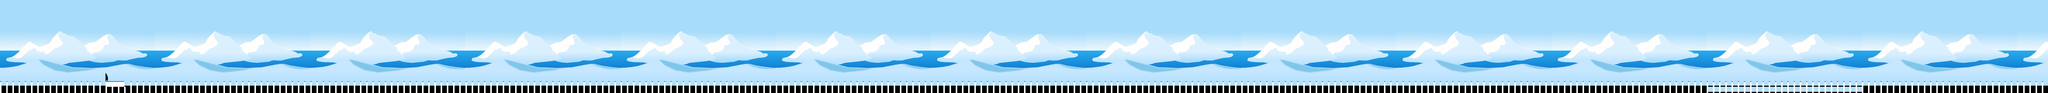

The image is a tile-based game level rendered from a .tmx file. Its description and source (layers, tilesets, objects; grid data summarised) follow:
An orthogonal 330x15 tile map with 32x32 px tiles, 2 tile layers (sky, ground) and 83 objects (26x t10, 18x mt20, 13x ground, 13x t5, 10x fence, ...).

<map version="1.0" orientation="orthogonal" renderorder="right-down" width="330" height="15" tilewidth="32" tileheight="32" nextobjectid="1">
 <tileset firstgid="1" name="antartica_tileset" tilewidth="32" tileheight="32">
  <image source="gfx/antartica_tileset.png" width="800" height="1300" />
 </tileset>
 <layer name="sky" width="330" height="15">
  <data>[4950 cells, 4950 non-empty, 356 distinct tile ids]</data>
 </layer>
 <layer name="ground" width="330" height="15">
  <data>[4950 cells, 4950 non-empty, 24 distinct tile ids]</data>
 </layer>
 <objectgroup name="Object Layer 1">
  <object id="3" name="ground" x="1" y="408" width="10558" height="71" />
  <object id="4" name="end" x="10316" y="1" width="242" height="403" />
  <object id="5" name="fence" x="656" y="340" width="27" height="67" />
  <object id="6" name="fence" x="1010" y="340" width="27" height="67" />
  <object id="8" name="ground" x="1267" y="108" width="133" height="53" />
  <object id="10" name="ground" x="1618" y="138" width="133" height="53" />
  <object id="11" name="ground" x="2227" y="139" width="133" height="53" />
  <object id="12" name="fence" x="2611" y="343" width="27" height="67" />
  <object id="13" name="ground" x="2867" y="140" width="133" height="53" />
  <object id="14" name="ground" x="3217" y="108" width="133" height="53" />
  <object id="15" name="fence" x="3634" y="341" width="27" height="67" />
  <object id="16" name="ground" x="4116" y="109" width="133" height="53" />
  <object id="17" name="fence" x="4626" y="345" width="27" height="67" />
  <object id="18" name="ground" x="5042" y="143" width="133" height="53" />
  <object id="19" name="ground" x="5553" y="109" width="133" height="53" />
  <object id="20" name="ground" x="5938" y="141" width="133" height="53" />
  <object id="21" name="fence" x="6385" y="341" width="27" height="67" />
  <object id="22" name="fence" x="6737" y="342" width="27" height="67" />
  <object id="23" name="fence" x="7059" y="343" width="27" height="67" />
  <object id="24" name="ground" x="7539" y="138" width="133" height="53" />
  <object id="25" name="fence" x="8210" y="340" width="27" height="67" />
  <object id="26" name="ground" x="8499" y="140" width="133" height="53" />
  <object id="27" name="ground" x="9076" y="142" width="133" height="53" />
  <object id="28" name="fence" x="9714" y="342" width="27" height="67" />
  <object id="29" name="t10" x="353" y="310" width="49" height="55" />
  <object id="30" name="t10" x="491" y="312" width="49" height="55" />
  <object id="31" name="mt20" x="640" y="23" width="49" height="55" />
  <object id="32" name="t10" x="640" y="227" width="49" height="55" />
  <object id="33" name="t10" x="828" y="311" width="49" height="55" />
  <object id="34" name="mt20" x="1310" y="20" width="49" height="55" />
  <object id="35" name="t10" x="1311" y="225" width="49" height="55" />
  <object id="36" name="t10" x="1485" y="136" width="49" height="55" />
  <object id="37" name="t10" x="1661" y="35" width="49" height="55" />
  <object id="38" name="t5" x="1659" y="265" width="49" height="55" />
  <object id="39" name="t10" x="1947" y="278" width="49" height="55" />
  <object id="40" name="t5" x="2266" y="44" width="49" height="55" />
  <object id="41" name="mt20" x="2269" y="293" width="49" height="55" />
  <object id="42" name="mt20" x="2910" y="43" width="49" height="55" />
  <object id="43" name="t5" x="2911" y="292" width="49" height="55" />
  <object id="44" name="t10" x="3076" y="136" width="49" height="55" />
  <object id="45" name="mt20" x="3256" y="14" width="49" height="55" />
  <object id="46" name="t5" x="3258" y="241" width="49" height="55" />
  <object id="47" name="t10" x="3436" y="144" width="49" height="55" />
  <object id="48" name="mt20" x="3621" y="27" width="49" height="55" />
  <object id="49" name="t10" x="3620" y="209" width="49" height="55" />
  <object id="50" name="t10" x="3963" y="34" width="49" height="55" />
  <object id="51" name="mt20" x="4157" y="21" width="49" height="55" />
  <object id="52" name="t10" x="4310" y="28" width="49" height="55" />
  <object id="53" name="t5" x="4123" y="217" width="49" height="55" />
  <object id="54" name="t5" x="4212" y="216" width="49" height="55" />
  <object id="55" name="mt20" x="5083" y="258" width="49" height="55" />
  <object id="56" name="t10" x="5086" y="24" width="49" height="55" />
  <object id="57" name="t5" x="5316" y="137" width="49" height="55" />
  <object id="58" name="mt10" x="5593" y="22" width="49" height="55" />
  <object id="59" name="t10" x="5593" y="233" width="49" height="55" />
  <object id="60" name="mt20" x="5988" y="35" width="49" height="55" />
  <object id="61" name="t10" x="5945" y="265" width="49" height="55" />
  <object id="62" name="t5" x="6017" y="265" width="49" height="55" />
  <object id="63" name="mt20" x="6367" y="32" width="49" height="55" />
  <object id="64" name="t10" x="6370" y="247" width="49" height="55" />
  <object id="65" name="t10" x="6539" y="313" width="49" height="55" />
  <object id="66" name="mt20" x="6728" y="259" width="49" height="55" />
  <object id="67" name="t10" x="6727" y="130" width="49" height="55" />
  <object id="68" name="t5" x="6948" y="320" width="49" height="55" />
  <object id="69" name="t10" x="7278" y="276" width="49" height="55" />
  <object id="70" name="mt20" x="7573" y="269" width="49" height="55" />
  <object id="71" name="t5" x="7578" y="37" width="49" height="55" />
  <object id="72" name="mt20" x="8045" y="323" width="49" height="55" />
  <object id="73" name="t5" x="8124" y="110" width="49" height="55" />
  <object id="74" name="t10" x="7848" y="313" width="49" height="55" />
  <object id="75" name="t10" x="8543" y="310" width="49" height="55" />
  <object id="76" name="mt20" x="8547" y="44" width="49" height="55" />
  <object id="77" name="t10" x="8686" y="138" width="49" height="55" />
  <object id="78" name="mt20" x="8829" y="139" width="49" height="55" />
  <object id="79" name="t10" x="8968" y="142" width="49" height="55" />
  <object id="80" name="t5" x="8832" y="24" width="49" height="55" />
  <object id="81" name="mt20" x="9120" y="269" width="49" height="55" />
  <object id="82" name="t10" x="9123" y="33" width="49" height="55" />
  <object id="83" name="mt20" x="9458" y="306" width="49" height="55" />
  <object id="84" name="mt20" x="9454" y="30" width="49" height="55" />
  <object id="85" name="t10" x="9644" y="111" width="49" height="55" />
  <object id="86" name="t5" x="9754" y="112" width="49" height="55" />
  <object id="87" name="life" x="5798" y="55" width="49" height="55" />
 </objectgroup>
</map>
